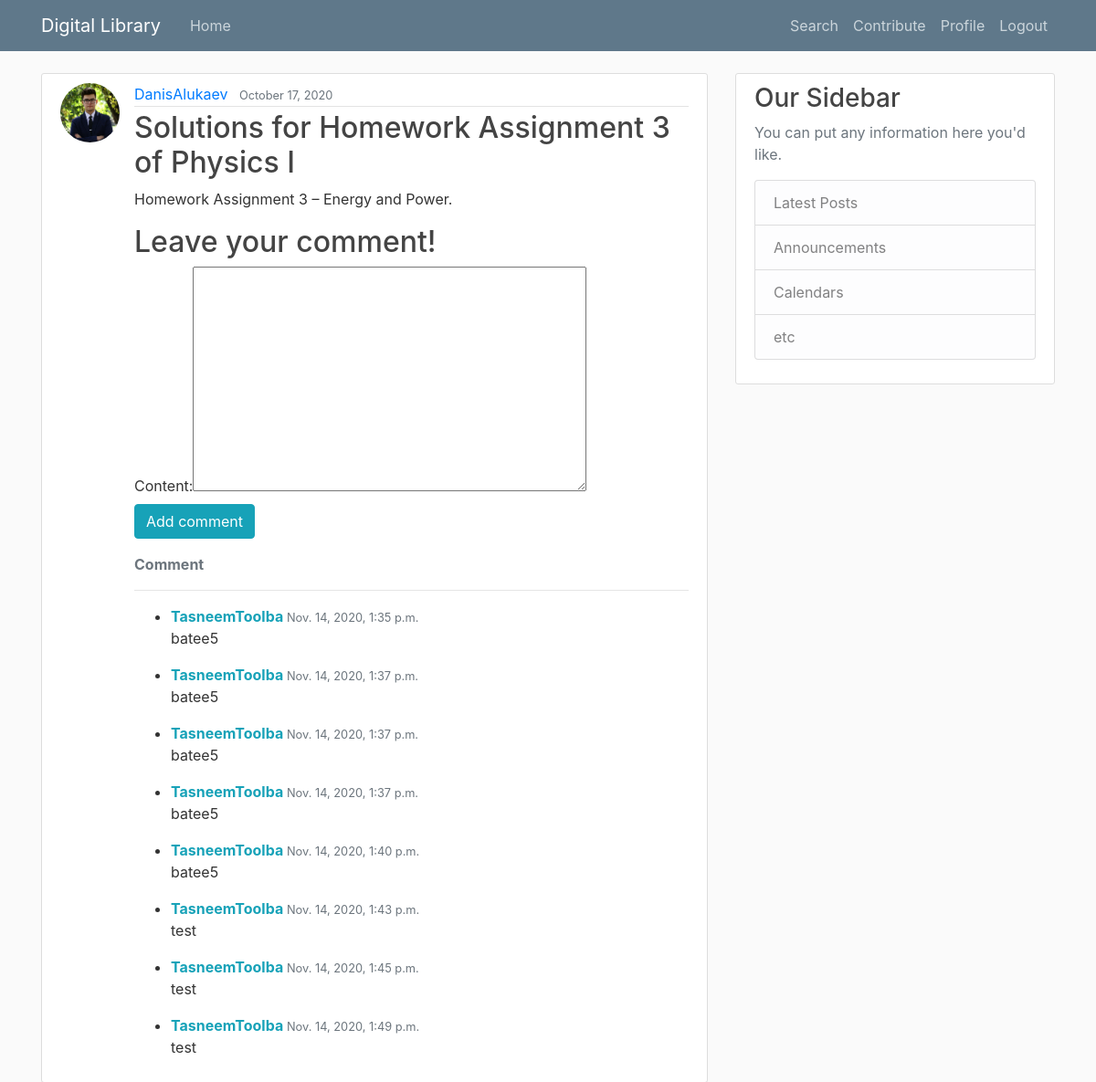
The page /content/14/ (signed in) on the database its author committed.
### Storage/models.py (models this page shows, shortened)
class Upload(models.Model):
    title = models.CharField(max_length=50)
    content = models.TextField()
    date = models.DateTimeField(default=timezone.now)
    user = models.ForeignKey(User, on_delete=models.CASCADE)
    document = models.FileField(upload_to='documents/')
    tags = models.ManyToManyField(Tag, help_text="Select the tags")

class Comment(models.Model):
    content_connected = models.ForeignKey(
        Upload, related_name='comments', on_delete=models.CASCADE)
    author = models.ForeignKey(User, on_delete=models.CASCADE)
    content = models.TextField()
    date_posted = models.DateTimeField(default=timezone.now)

### Users/models.py (models this page shows, shortened)
class Profile(models.Model):
    user = models.OneToOneField(User, on_delete=models.CASCADE)
    image = models.ImageField(default='default.jpg', upload_to='profile_pics')

### Storage/views.py (the view, shortened to what this page needs)
# urls.py: path('content/<int:pk>/', UploadDetailView.as_view(), name='Content-detail'),
class UploadDetailView(DetailView):
    model = Upload
    def get_context_data(self, **kwargs):
        data = super().get_context_data(**kwargs)
        comments_connected = Comment.objects.filter(
            content_connected=self.get_object()).order_by('date_posted')
        data['comments'] = comments_connected
        data['comment_form'] = CommentForm()
        print(str(data['comment_form']))
        return data

### Storage/forms.py
class CommentForm(forms.ModelForm):
    class Meta:
        model = Comment
        fields = ['content']

### Storage/templates/Storage/Upload_detail.html (shortened to what this page needs)
{% extends "Storage/base.html" %}
{% block content %}
        <article class="media content-section">
            <img class="rounded-circle article-img" src="{{ upload.user.profile.image.url }}">
          <div class="media-body">
            <div class="article-metadata">
              <a class="mr-2" href="{% url 'User-uploads' upload.user.username %}">{{ upload.user }}</a>
              <small class="text-muted">{{ upload.date|date:"F d, Y" }}</small>
            </div>
            <h2 class="article-title">{{ upload.title }}</h2>
            <p class="article-content">{{ upload.content }}</p>
             {% include "./comment.html" %}
          </div>
        </article>
{% endblock content%}

### Storage/templates/Storage/comment.html (shortened to what this page needs)
<h2>Leave your comment!</h2>
<div id="comments_section">
  {% if user.is_authenticated %}
  <form method="POST">
    <div class="form-group">
      {{ comment_form }}
      <button class="btn btn-info" type="submit">Add comment </button>
    </div>
  </form>
  {% else %}
  <a class="btn btn-outline-info" href="{% url 'login' %}?next={{request.path}}">Log in to add a comment!</a><br>
  {% endif %}
  {% if comments %}
  <strong class="text-secondary">{{ object.number_of_comments }} Comment{{ object.number_of_comments|pluralize }}</strong>
  <hr>
  <ul>
    {% for comment in comments %}
    <li>
     <div>
        <span>
          <strong class="text-info">{{ comment.author }} </strong>
          <small class="text-muted">{{ comment.date_posted }}</small>
        </span>
        <p>
          {{ comment.content|safe }}
        </p>
      </div>
    </li>
    {% endfor %}
  </ul>
  {% else %}
    <strong class="text-secondary">No comments yet...</strong>
  {% endif %}
</div>

### Storage/static/Storage/main.css (style rules this page uses)
body { background: #fafafa; color: #333333; margin-top: 5rem; }
h1, h2, h3, h4, h5, h6 { color: #444444; }
ul { margin: 0; }
.content-section { background: #ffffff; padding: 10px 20px; border: 1px solid #dddddd; border-radius: 3px; margin-bottom: 20px; }
.article-title { color: #444444; }
.article-content { white-space: pre-line; }
.article-img { height: 65px; width: 65px; margin-right: 16px; }
.article-metadata { padding-bottom: 1px; margin-bottom: 4px; border-bottom: 1px solid #e3e3e3 }

### rows shown on the page
Upload: user.profile.image (placeholder picture), user "DanisAlukaev", date "October 17, 2020", title "Solutions for Homework Assignment 3 of Physics I", content "Homework Assignment 3 – Energy and Power."
Comment: author "TasneemToolba", date_posted "Nov. 14, 2020, 1:35 p.m.", content "batee5"
Comment: author "TasneemToolba", date_posted "Nov. 14, 2020, 1:37 p.m.", content "batee5"
Comment: author "TasneemToolba", date_posted "Nov. 14, 2020, 1:37 p.m.", content "batee5"
Comment: author "TasneemToolba", date_posted "Nov. 14, 2020, 1:37 p.m.", content "batee5"
Comment: author "TasneemToolba", date_posted "Nov. 14, 2020, 1:40 p.m.", content "batee5"
Comment: author "TasneemToolba", date_posted "Nov. 14, 2020, 1:43 p.m.", content "test"
Comment: author "TasneemToolba", date_posted "Nov. 14, 2020, 1:45 p.m.", content "test"
Comment: author "TasneemToolba", date_posted "Nov. 14, 2020, 1:49 p.m.", content "test"
